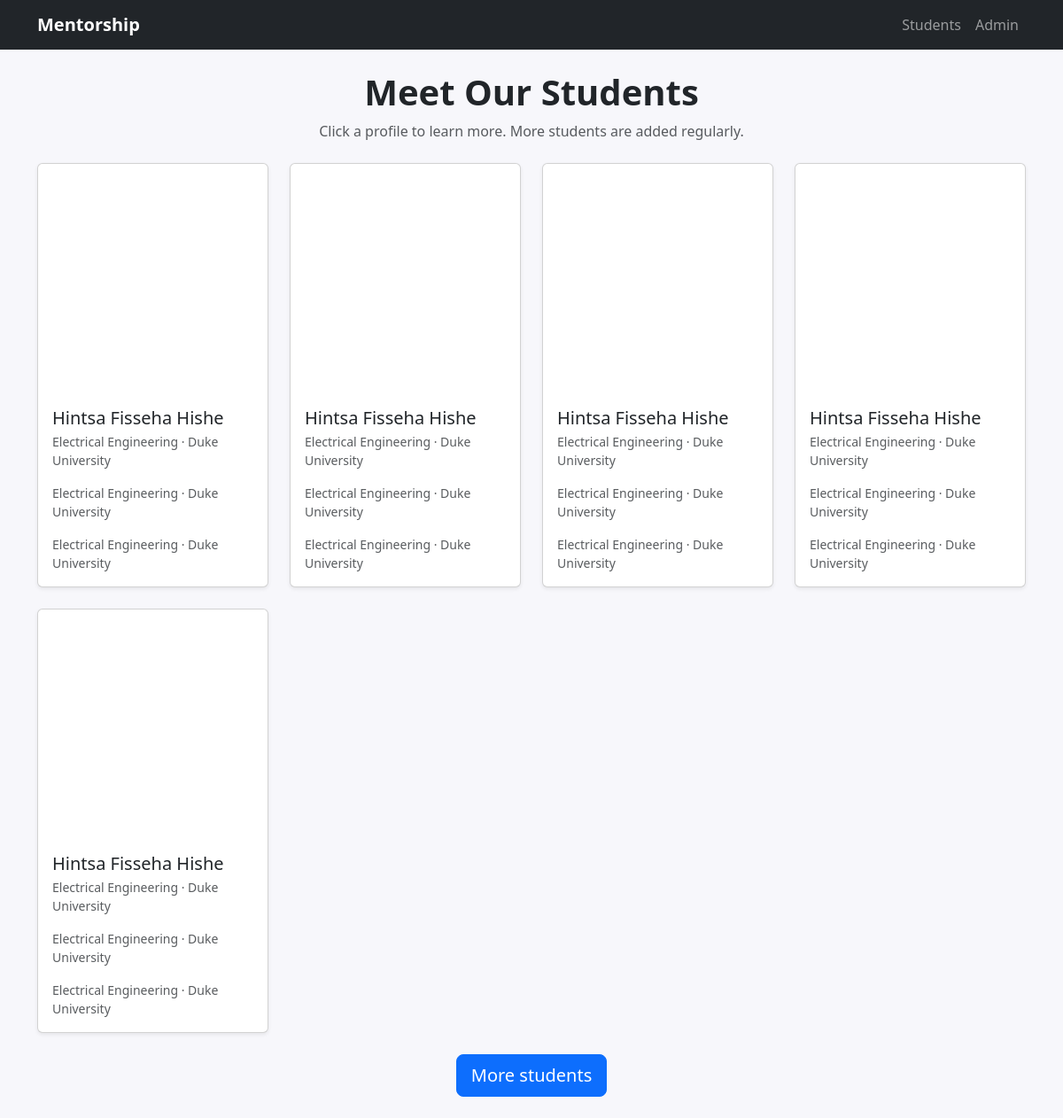
The page / on the database its author committed.
### students/models.py (models this page shows, shortened)
class Student(models.Model):
    name = models.CharField(max_length=120)
    program = models.CharField(max_length=120, blank=True)
    university = models.CharField(max_length=120, blank=True)
    bio = models.TextField(blank=True)
    profile_url = models.URLField(blank=True, help_text="Optional: LinkedIn/Personal site")
    photo_url = models.URLField(blank=True, help_text="Temporary: external image URL")
    created_at = models.DateTimeField(auto_now_add=True)
    class Meta:
        ordering = ["name"]

### students/views.py (the view)
# urls.py: path('', views.home, name='home'),
def home(request):
    students = Student.objects.all()[:8]
    return render(request, 'students/home.html', {"students": students})

### students/templates/students/home.html (shortened to what this page needs)
{% extends 'base.html' %}
{% block content %}
  <div class="text-center mb-4">
    <h1 class="display-6 fw-semibold">Meet Our Students</h1>
    <p class="text-muted">Click a profile to learn more. More students are added regularly.</p>
  </div>
  <div class="row g-4">
    {% for s in students %}
      <div class="col-12 col-sm-6 col-md-4 col-lg-3">
        <a href="{% url 'students:detail' s.pk %}" class="text-decoration-none">
          <div class="card h-100 shadow-sm card-hover">
            <img src="{{ s.photo_url|default:'/static/img/placeholder.jpg' }}" class="card-img-top" alt="{{ s.name }}" onerror="this.src='/static/img/placeholder.jpg'">
            <div class="card-body">
              <h5 class="card-title mb-1">{{ s.name }}</h5>
              <p class="card-text small text-muted">{{ s.program }}{% if s.university %} · {{ s.university }}{% endif %}</p>
              <p class="card-text small text-muted">{{ s.program }}{% if s.university %} · {{ s.university }}{% endif %}</p>
              <p class="card-text small text-muted">{{ s.program }}{% if s.university %} · {{ s.university }}{% endif %}</p>
            </div>
          </div>
        </a>
      </div>
    {% empty %}
      <p>No students yet. Check back soon!</p>
    {% endfor %}
  </div>
  <div class="text-center mt-4">
    <a href="{% url 'students:list' %}" class="btn btn-primary btn-lg">More students</a>
  </div>
{% endblock %}

### templates/base.html (shortened to what this page needs)
<!doctype html>
<html lang="en">
  <head>
    <link href="https://cdn.jsdelivr.net/npm/bootstrap@5.3.3/dist/css/bootstrap.min.css" rel="stylesheet">
    <link href="/static/css/styles.css" rel="stylesheet">
  </head>
  <body>
    <nav class="navbar navbar-expand-lg navbar-dark bg-dark">
      <div class="container">
        <a class="navbar-brand fw-bold" href="/">Mentorship</a>
        <div class="collapse navbar-collapse" id="navbarsExample">
          <ul class="navbar-nav ms-auto mb-2 mb-lg-0">
            <li class="nav-item"><a class="nav-link" href="/students/">Students</a></li>
            <li class="nav-item"><a class="nav-link" href="/admin/">Admin</a></li>
          </ul>
        </div>
      </div>
    </nav>
    <main class="py-4">
      <div class="container">
        {% block content %}{% endblock %}
      </div>
    </main>
  </body>
</html>

### static/css/styles.css (style rules this page uses)
body { background: #f7f7fb; }
.card-hover { transition: transform .15s ease, box-shadow .15s ease; }

### rows shown on the page
Student: name "Hintsa Fisseha Hishe", program "Electrical Engineering", university "Duke University"
Student: name "Hintsa Fisseha Hishe", program "Electrical Engineering", university "Duke University"
Student: name "Hintsa Fisseha Hishe", program "Electrical Engineering", university "Duke University"
Student: name "Hintsa Fisseha Hishe", program "Electrical Engineering", university "Duke University"
Student: name "Hintsa Fisseha Hishe", program "Electrical Engineering", university "Duke University"
